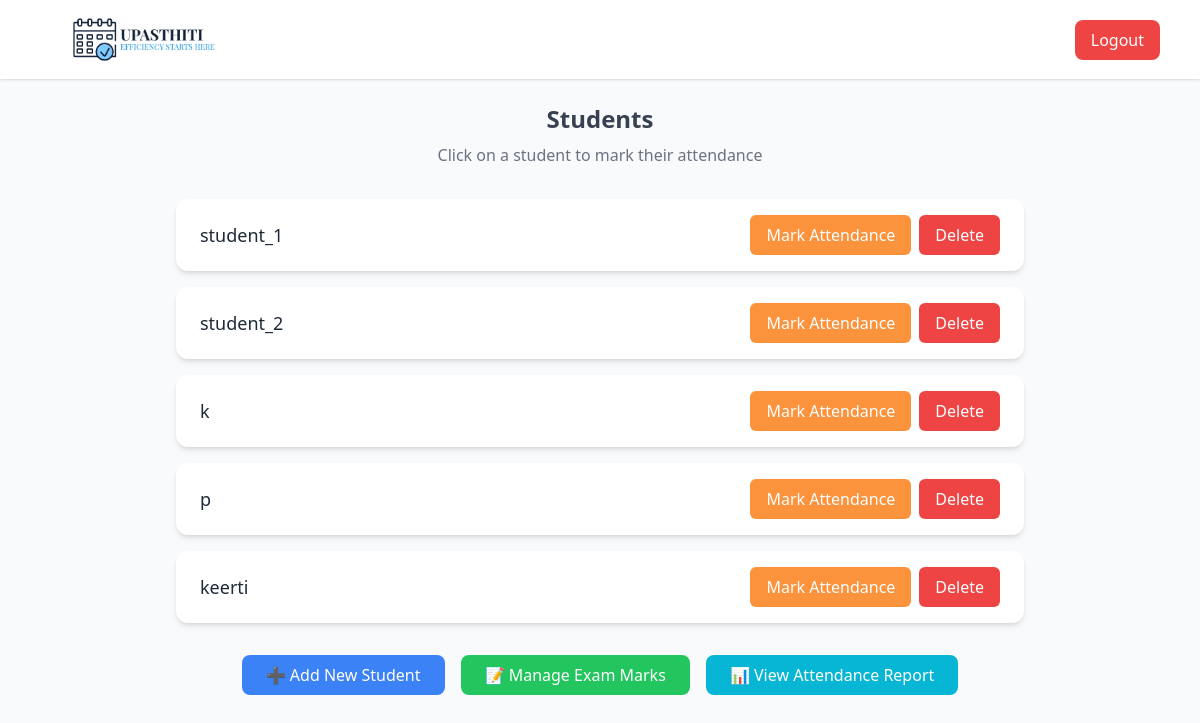
/ (signed in), run on the app's committed database.
### tables this page shows
CREATE TABLE students (
                    id INTEGER PRIMARY KEY AUTOINCREMENT,
                    name TEXT NOT NULL, user_id INTEGER);

### app.py (the view)
@app.route('/')
def index():
    if 'user_id' not in session:
        return redirect(url_for('login'))
    conn = sqlite3.connect('attendance.db')
    c = conn.cursor()
    c.execute("SELECT * FROM students")
    students = c.fetchall()
    conn.close()
    return render_template('index.html', students=students)

### templates/index.html
{% extends "base.html" %} {% block title %}Home | Upasthiti{% endblock %} {%
block content %}
<div class="text-center">
  <h2 class="text-2xl font-semibold text-gray-700 mb-2">Students</h2>
  <p class="text-gray-500">Click on a student to mark their attendance</p>
</div>
<ul class="space-y-4">
  {% for student in students %}
  <li
    class="bg-white shadow-md rounded-xl px-6 py-4 flex justify-between items-center hover:shadow-lg transition"
  >
  <span class="font-medium text-lg">{{ student[1] }}</span>
  <div class="flex gap-2">
    <a
      href="{{ url_for('mark_attendance', student_id=student[0]) }}"
      class="bg-orange-400 hover:bg-orange-600 text-white px-4 py-2 rounded-md transition"
    >
      Mark Attendance
    </a>
    <form
      action="{{ url_for('delete_student', student_id=student[0]) }}"
      method="post"
      onsubmit="return confirm('Are you sure you want to delete this student?');"
    >
      <button
        type="submit"
        class="bg-red-500 hover:bg-red-700 text-white px-4 py-2 rounded-md transition"
      >
        Delete
      </button>
    </form>
  </div>
  </li>
  {% endfor %}
</ul>
<div class="flex flex-col sm:flex-row justify-center items-center gap-4 mt-8">
  <a
    href="/student_register"
    class="bg-blue-500 hover:bg-blue-600 text-white px-6 py-2 rounded-lg transition"
  >
    ➕ Add New Student
  </a>
  <a
    href="{{ url_for('manage_exam_marks') }}"
    class="bg-green-500 hover:bg-green-600 text-white px-6 py-2 rounded-lg transition"
  >
    📝 Manage Exam Marks
  </a>
  <a
    href="{{ url_for('attendance_report') }}"
    class="bg-cyan-500 hover:bg-cyan-600 text-white px-6 py-2 rounded-lg transition"
  >
    📊 View Attendance Report
  </a>
</div>
{% endblock %}

### data on the page
students: name "student_1"
students: name "student_2"
students: name "k"
students: name "p"
students: name "keerti"
